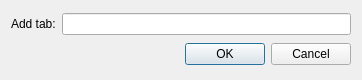
<?xml version="1.0" encoding="UTF-8"?>
<ui version="4.0">
 <class>QmlDesigner::AddTabToTabViewDialog</class>
 <widget class="QDialog" name="QmlDesigner::AddTabToTabViewDialog">
  <property name="geometry">
   <rect>
    <x>0</x>
    <y>0</y>
    <width>362</width>
    <height>80</height>
   </rect>
  </property>
  <property name="windowTitle">
   <string>Dialog</string>
  </property>
  <layout class="QVBoxLayout" name="verticalLayout">
   <item>
    <layout class="QHBoxLayout" name="horizontalLayout">
     <item>
      <widget class="QLabel" name="addTabLabel">
       <property name="text">
        <string>Add tab:</string>
       </property>
      </widget>
     </item>
     <item>
      <widget class="Utils::FileNameValidatingLineEdit" name="addTabLineEdit"/>
     </item>
    </layout>
   </item>
   <item>
    <widget class="QDialogButtonBox" name="buttonBox">
     <property name="orientation">
      <enum>Qt::Horizontal</enum>
     </property>
     <property name="standardButtons">
      <set>QDialogButtonBox::Cancel|QDialogButtonBox::Ok</set>
     </property>
    </widget>
   </item>
  </layout>
 </widget>
 <customwidgets>
  <customwidget>
   <class>Utils::FileNameValidatingLineEdit</class>
   <extends>QLineEdit</extends>
   <header location="global">utils/filenamevalidatinglineedit.h</header>
  </customwidget>
 </customwidgets>
 <resources/>
 <connections>
  <connection>
   <sender>buttonBox</sender>
   <signal>accepted()</signal>
   <receiver>QmlDesigner::AddTabToTabViewDialog</receiver>
   <slot>accept()</slot>
   <hints>
    <hint type="sourcelabel">
     <x>248</x>
     <y>254</y>
    </hint>
    <hint type="destinationlabel">
     <x>157</x>
     <y>274</y>
    </hint>
   </hints>
  </connection>
  <connection>
   <sender>buttonBox</sender>
   <signal>rejected()</signal>
   <receiver>QmlDesigner::AddTabToTabViewDialog</receiver>
   <slot>reject()</slot>
   <hints>
    <hint type="sourcelabel">
     <x>316</x>
     <y>260</y>
    </hint>
    <hint type="destinationlabel">
     <x>286</x>
     <y>274</y>
    </hint>
   </hints>
  </connection>
 </connections>
</ui>
